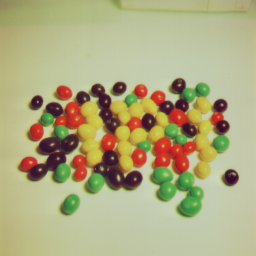
#> input picture Imagenes/4.1.08.tiff, 256 x 256 px, given in place of House.jpg, which was not available; the run also reads 1 picture not shown here
$ jupyter execute analisis_estadistico.ipynb   (shell and % lines are left out)   (text cells are left out)
#> lines starting #> are read from the running program, lines starting #| are printed output that depends on the picture
### RevisionEncrypt/io_imagen.py
"""
Lectura/escritura de imagenes, conversion canal <-> filas de bits, y
persistencia de los metadatos de cifrado (llave, x0, iteraciones, num_bits).
"""
import numpy as np
from PIL import Image


# [67 lines left out: functions obtener_rgb, visualizar_canal_color, canal_a_filas_binarias, filas_a_matriz_pixeles, canales_a_filas_binarias, not called in this run]


def filas_a_matrices_rgb(filas, n_bits, w):
    """Separa los bits intercalados en las tres matrices enteras cifradas."""
    h = len(filas)
    canales = [np.zeros((h, w), dtype=np.int64) for _ in range(3)]
    for i, fila in enumerate(filas):
        for j in range(w):
            inicio = j * 3 * n_bits
            for k in range(3):
                bits = fila[inicio + k * n_bits:inicio + (k + 1) * n_bits]
                canales[k][i, j] = int(''.join(str(bit) for bit in bits), 2)
    return tuple(canales)


# [32 lines left out: functions normalizar, leer_metadatos, bits_pixel, not called in this run]

### Pruebas/analisis_estadistico.ipynb
[cell 1]
from pathlib import Path
import sys
import numpy as np
from PIL import Image
import matplotlib.pyplot as plt
import tifffile

base = Path().resolve().parent
sys.path.insert(0, str(base / "RevisionEncrypt"))
from io_imagen import filas_a_matrices_rgb

ruta_imagen = base / "Imagenes" / "House.jpg"
ruta_cifrado = base / "Resultados" / "Img Cifrada.tiff"

[cell 2]
# Original de 8 bits y parte real cifrada con su profundidad de bits original
arr_original = np.array(Image.open(ruta_imagen).convert("RGB"))
#> arr_original is the input picture: shape (256, 256, 3); mean R, G, B 174.9, 170.9, 128.3
h, w = arr_original.shape[:2]
#> h = 256; w = 256
filas_bits = tifffile.imread(str(ruta_cifrado), key=1)
num_bits = filas_bits.shape[1] // (3 * w)
#> num_bits = 11
arr_cifrado = np.stack(filas_a_matrices_rgb(filas_bits, num_bits, w), axis=-1)
#> after the loop in filas_a_matrices_rgb, `for i, fila in enumerate(filas):`: canales = 3 items
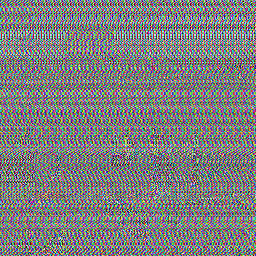
#> arr_cifrado: shape (256, 256, 3) int64; mean of channels 0, 1, 2 1011.7, 1017.5, 1020.5; drawn with min black and max white

canales_originales = dict(zip("RGB", np.moveaxis(arr_original, -1, 0)))
#> canales_originales = 3 items
canales_cifrados = dict(zip("RGB", np.moveaxis(arr_cifrado, -1, 0)))
#> canales_cifrados = 3 items

# La página 0 solo sirve para mostrar la imagen en un visor RGB.
img_cifrada_rgb = tifffile.imread(str(ruta_cifrado), key=0)
fig, axes = plt.subplots(1, 2, figsize=(10, 5))
axes[0].imshow(arr_original)
axes[0].set_title("Imagen original")
axes[0].axis("off")
axes[1].imshow(img_cifrada_rgb)
axes[1].set_title("Vista normalizada del cifrado")
axes[1].axis("off")
plt.tight_layout()
plt.show()
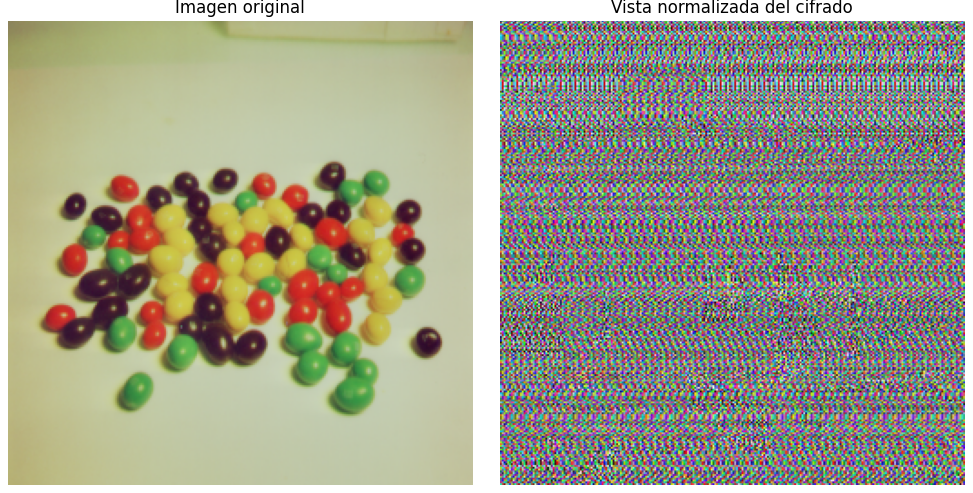
#> figure drawn by matplotlib, 2 panels
print(f"Cifrado real: {num_bits} bits por canal (valores de 0 a {2**num_bits - 1})")
#| Cifrado real: 11 bits por canal (valores de 0 a 2047)

[cell 3]
def graficar_histogramas(canales_orig, canales_cif):
    colores = {"R": "red", "G": "green", "B": "blue"}
    fig, axes = plt.subplots(3, 2, figsize=(12, 10))
    for i, canal in enumerate("RGB"):
        axes[i, 0].hist(canales_orig[canal].ravel(), bins=256, range=(0, 256), color=colores[canal], alpha=0.8)
        axes[i, 0].set_title(f"Original - Canal {canal} (8 bits)")
        axes[i, 1].hist(canales_cif[canal].ravel(), bins=256, range=(0, 2**num_bits), color=colores[canal], alpha=0.8)
        axes[i, 1].set_title(f"Cifrada - Canal {canal} ({num_bits} bits)")
        for ax in axes[i]:
            ax.set_xlabel("Intensidad")
            ax.set_ylabel("Frecuencia")
    plt.tight_layout()
    plt.show()
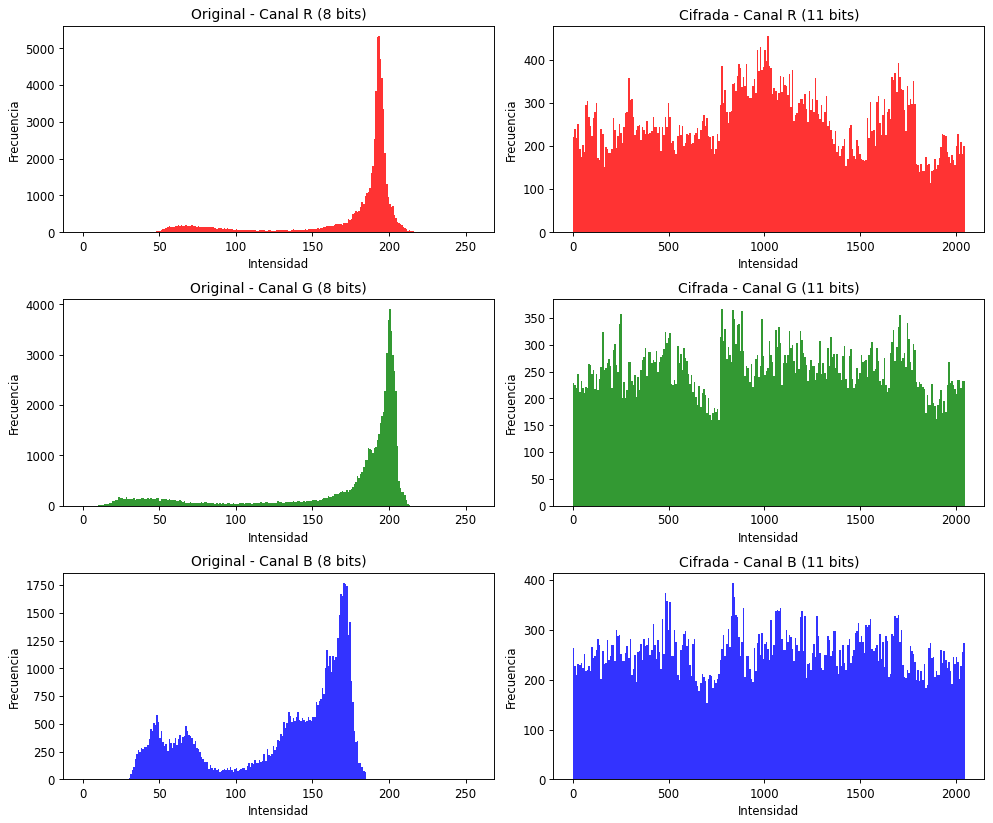
#> figure drawn by matplotlib, 6 panels; panel 1: tallest bar 5344 high, from x = 193 to 194; panel 2: tallest bar 456 high, from x = 1016 to 1024; panel 3: tallest bar 3903 high, from x = 200 to 201; panel 4: tallest bar 366 high, from x = 776 to 784

graficar_histogramas(canales_originales, canales_cifrados)

[cell 4]
def pares_adyacentes(canal, direccion, n_muestras=3000, semilla=42):
    h, w = canal.shape
    rng = np.random.default_rng(semilla)

    if direccion == "horizontal":
        filas = rng.integers(0, h, n_muestras)
        cols = rng.integers(0, w - 1, n_muestras)
        x, y = canal[filas, cols], canal[filas, cols + 1]
    elif direccion == "vertical":
        filas = rng.integers(0, h - 1, n_muestras)
        cols = rng.integers(0, w, n_muestras)
        x, y = canal[filas, cols], canal[filas + 1, cols]
    elif direccion == "diagonal":
        filas = rng.integers(0, h - 1, n_muestras)
        cols = rng.integers(0, w - 1, n_muestras)
        x, y = canal[filas, cols], canal[filas + 1, cols + 1]
    else:
        raise ValueError("direccion debe ser 'horizontal', 'vertical' o 'diagonal'")

    return x.astype(np.float64), y.astype(np.float64)


def coeficiente_correlacion(x, y):
    x_centrado = x - x.mean()
    y_centrado = y - y.mean()
    numerador = np.sum(x_centrado * y_centrado)
    denominador = np.sqrt(np.sum(x_centrado ** 2) * np.sum(y_centrado ** 2))
    return numerador / denominador if denominador != 0 else 0.0

[cell 5]
direcciones = ["horizontal", "vertical", "diagonal"]
resultados_correlacion = []

fig, axes = plt.subplots(3, 6, figsize=(22, 10))
for i, canal in enumerate(["R", "G", "B"]):
    for j, direccion in enumerate(direcciones):
        x_o, y_o = pares_adyacentes(canales_originales[canal], direccion)
        r_o = coeficiente_correlacion(x_o, y_o)
        axes[i, j].scatter(x_o, y_o, s=1, alpha=0.4, color="gray")
        axes[i, j].set_title(f"Orig {canal} - {direccion}\nr={r_o:.4f}", fontsize=9)
        axes[i, j].set_xlim(0, 255)
        axes[i, j].set_ylim(0, 255)

        x_c, y_c = pares_adyacentes(canales_cifrados[canal], direccion)
        r_c = coeficiente_correlacion(x_c, y_c)
        axes[i, j + 3].scatter(x_c, y_c, s=1, alpha=0.4, color="darkred")
        axes[i, j + 3].set_title(f"Cifrada {canal} - {direccion}\nr={r_c:.4f}", fontsize=9)
        axes[i, j + 3].set_xlim(0, 2**num_bits - 1)
        axes[i, j + 3].set_ylim(0, 2**num_bits - 1)

        resultados_correlacion.append({"canal": canal, "direccion": direccion, "r_original": r_o, "r_cifrada": r_c})
#> this loop made 3 passes
#> after the loop, resultados_correlacion = 9 items

plt.tight_layout()
plt.show()
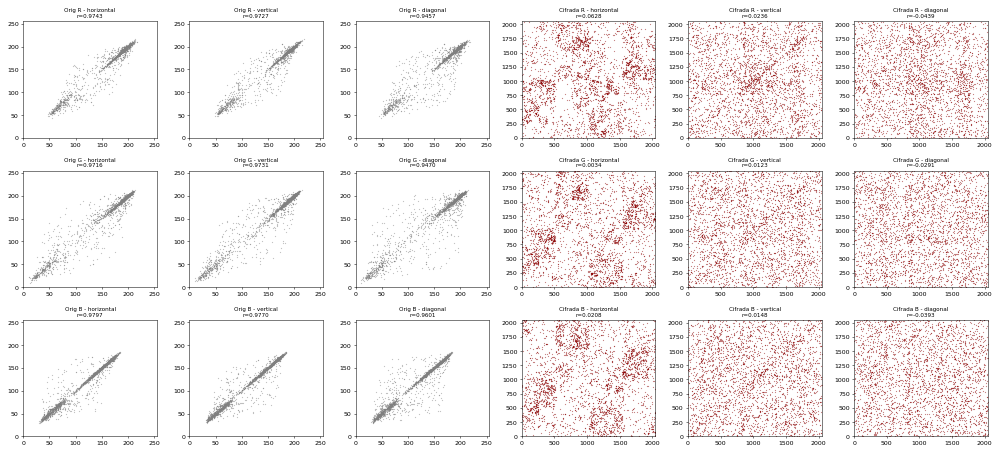
#> figure drawn by matplotlib, 18 panels

print(f"{'Canal':<8}{'Dirección':<14}{'r Original':<14}{'r Cifrada':<14}")
for res in resultados_correlacion:
    print(f"{res['canal']:<8}{res['direccion']:<14}{res['r_original']:<14.4f}{res['r_cifrada']:<14.4f}")
#> this loop made 9 passes
#| R       horizontal    0.9743        0.0628
#| R       vertical      0.9727        0.0236
#| R       diagonal      0.9457        -0.0439
#| G       horizontal    0.9716        0.0034
#| G       vertical      0.9731        0.0123
#| G       diagonal      0.9470        -0.0291
#| B       horizontal    0.9797        0.0208
#| B       vertical      0.9770        0.0148
#> (further printed lines are left out)

[cell 6]
def varianza_histograma(canal, niveles):
    hist, _ = np.histogram(canal.ravel(), bins=256, range=(0, niveles))
    return np.var(hist.astype(np.float64))

canales_vista = dict(zip("RGB", np.moveaxis(img_cifrada_rgb, -1, 0)))
#> canales_vista = 3 items
resultados_varianza = []
varianzas_histograma = []

print("VARIANZA DE INTENSIDAD DE PÍXELES")
print(f"{'Canal':<8}{'Original (8 bits)':<22}{'Cifrado real':<22}{'Vista normalizada':<22}")
for canal in "RGB":
    var_pix_o = np.var(canales_originales[canal].astype(np.float64))
    var_pix_c = np.var(canales_cifrados[canal].astype(np.float64))
    var_pix_v = np.var(canales_vista[canal].astype(np.float64))
    var_hist_o = varianza_histograma(canales_originales[canal], 256)
    var_hist_c = varianza_histograma(canales_cifrados[canal], 2**num_bits)
    var_hist_v = varianza_histograma(canales_vista[canal], 256)
    resultados_varianza.append((canal, var_pix_o, var_pix_c, var_hist_o, var_hist_c))
    print(f"{canal:<8}{var_pix_o:<22.2f}{var_pix_c:<22.2f}{var_pix_v:<22.2f}")

    varianzas_histograma.append((canal, var_hist_o, var_hist_c, var_hist_v))
#> this loop made 3 passes
#> (var_pix_o, var_pix_c, var_pix_v, var_hist_o, var_hist_c, var_hist_v) on passes 1 to 3: (1487.9, 308224.1, 4783.1, 537503.6, 4590.8, 4670.1), (2559.3, 333011.1, 5168.6, 349247.8, 1782.9, 1930.6), (2100.3, 336690, 5225.6, 129762.4, 1621.9, 1680.6)
#| R       1487.93               308224.07             4783.10
#| G       2559.27               333011.05             5168.62
#| B       2100.29               336689.99             5225.63
#> after the loop, resultados_varianza = [('R', 1487.9, 308224.1, 537503.6, 4590.8), ('G', 2559.3, 333011.1, 349247.8, 1782.9), ('B', 2100.3, 336690, 129762.4, 1621.9)]; varianzas_histograma = [('R', 537503.6, 4590.8, 4670.1), ('G', 349247.8, 1782.9, 1930.6), ('B', 129762.4, 1621.9, 1680.6)]

print("\nVARIANZA DEL HISTOGRAMA (256 INTERVALOS)")
print(f"{'Canal':<8}{'Original':<22}{'Cifrado real':<22}{'Vista normalizada':<22}")
for canal, var_hist_o, var_hist_c, var_hist_v in varianzas_histograma:
    print(f"{canal:<8}{var_hist_o:<22.2f}{var_hist_c:<22.2f}{var_hist_v:<22.2f}")
#> this loop made 3 passes
#| R       537503.59             4590.84               4670.15
#| G       349247.77             1782.87               1930.59
#| B       129762.37             1621.87               1680.62

[cell 7]
def entropia_shannon(canal):
    hist = np.bincount(canal.ravel().astype(np.int64))
    probabilidades = hist[hist > 0] / hist.sum()
    return -np.sum(probabilidades * np.log2(probabilidades))

canales_normalizados = dict(zip("RGB", np.moveaxis(img_cifrada_rgb, -1, 0)))
#> canales_normalizados = 3 items
resultados_entropia = []
print(f"{'Canal':<8}{'Entropía original':<20}{'Entropía cifrada':<20}")
for canal in "RGB":
    h_o = entropia_shannon(canales_originales[canal])
    h_c = entropia_shannon(canales_normalizados[canal])
    resultados_entropia.append((canal, h_o, h_c))
    print(f"{canal:<8}{h_o:<20.4f}{h_c:<20.4f}")
#> this loop made 3 passes
#> (h_o, h_c) on passes 1 to 3: (5.79, 7.95), (6.22, 7.98), (6.8, 7.98)
#| R       5.7920              7.9473
#| G       6.2195              7.9772
#| B       6.7986              7.9803
#> after the loop, resultados_entropia = [('R', 5.79, 7.95), ('G', 6.22, 7.98), ('B', 6.8, 7.98)]

entropia_global_orig = entropia_shannon(arr_original)
#> entropia_global_orig = 6.85
entropia_global_cif = entropia_shannon(img_cifrada_rgb)
#> entropia_global_cif = 7.98
print(f"\nEntropía global original: {entropia_global_orig:.4f} (máximo: 8)")
#| Entropía global original: 6.8527 (máximo: 8)
print(f"Entropía global cifrada:  {entropia_global_cif:.4f} (máximo: 8)")
#| Entropía global cifrada:  7.9787 (máximo: 8)

[cell 8]
print("=" * 78)
print("RESUMEN DEL ANÁLISIS ESTADÍSTICO")
print("=" * 78)
print(f"\n{'Canal':<8}{'Entropía O':<13}{'Entropía C':<13}{'Var.Píx O':<14}{'Var.Píx C':<14}{'Var.Hist O':<14}{'Var.Hist C':<14}")
for i, canal in enumerate(["R", "G", "B"]):
    _, var_pix_o, var_pix_c, var_hist_o, var_hist_c = resultados_varianza[i]
    _, h_o, h_c = resultados_entropia[i]
    print(f"{canal:<8}{h_o:<13.4f}{h_c:<13.4f}{var_pix_o:<14.2f}{var_pix_c:<14.2f}{var_hist_o:<14.2f}{var_hist_c:<14.2f}")
#> this loop made 3 passes
#> (var_pix_o, var_pix_c, var_hist_o, var_hist_c, h_o, h_c) on passes 1 to 3: (1487.9, 308224.1, 537503.6, 4590.8, 5.79, 7.95), (2559.3, 333011.1, 349247.8, 1782.9, 6.22, 7.98), (2100.3, 336690, 129762.4, 1621.9, 6.8, 7.98)
#| R       5.7920       7.9473       1487.93       308224.07     537503.59     4590.84
#| G       6.2195       7.9772       2559.27       333011.05     349247.77     1782.87
#| B       6.7986       7.9803       2100.29       336689.99     129762.37     1621.87

print(f"\n{'Dirección':<14}{'r Original (prom.)':<20}{'r Cifrada (prom.)':<20}")
for direccion in direcciones:
    r_o_prom = np.mean([r["r_original"] for r in resultados_correlacion if r["direccion"] == direccion])
    r_c_prom = np.mean([r["r_cifrada"] for r in resultados_correlacion if r["direccion"] == direccion])
    print(f"{direccion:<14}{r_o_prom:<20.4f}{r_c_prom:<20.4f}")
#> this loop made 3 passes
#> (r_o_prom, r_c_prom) on passes 1 to 3: (0.975, 0.029), (0.974, 0.0169), (0.951, -0.0374)
#| horizontal    0.9752              0.0290
#| vertical      0.9742              0.0169
#| diagonal      0.9509              -0.0374
